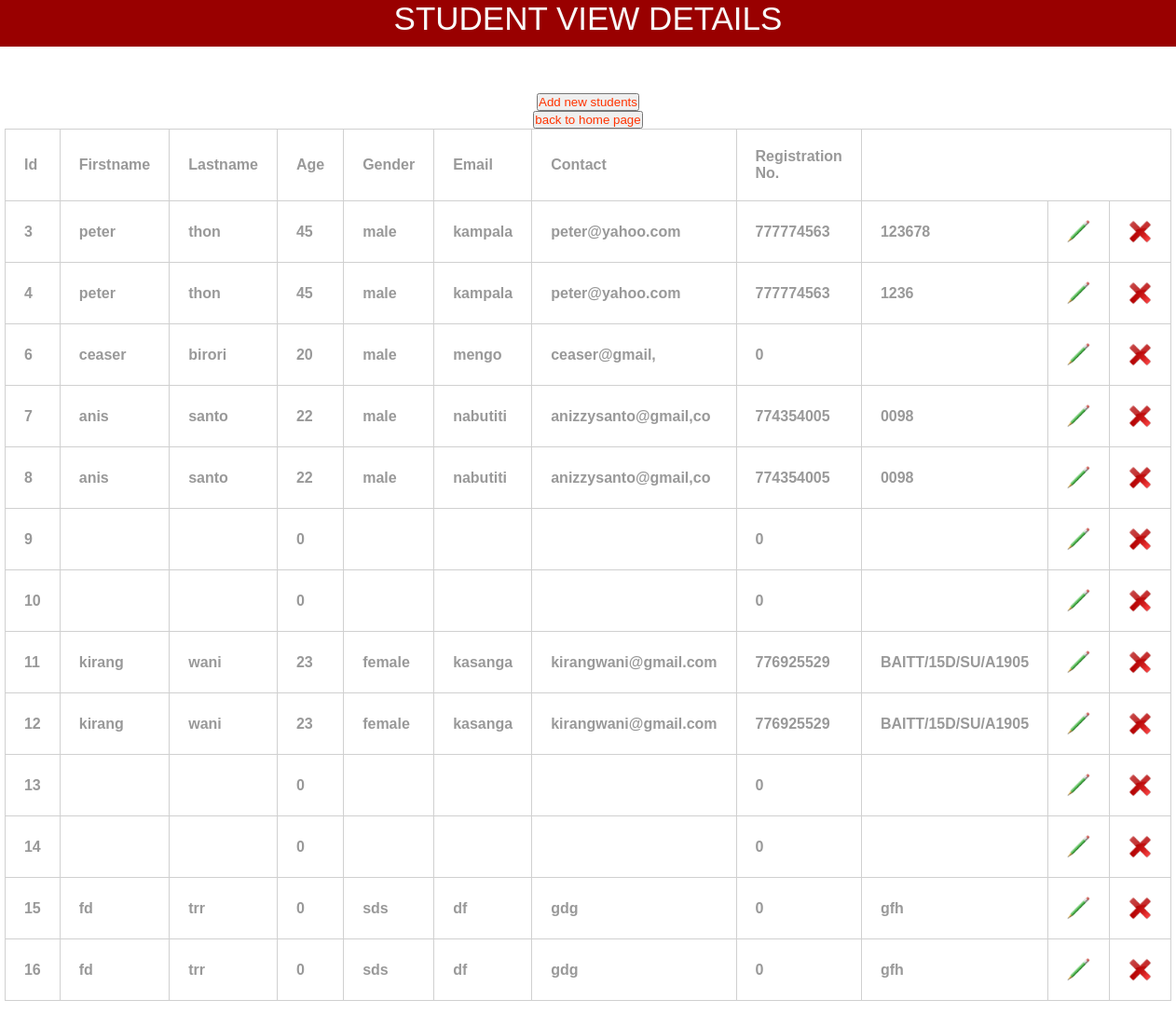
Page /list.php on the committed database.
### tables this page shows
CREATE TABLE `tblstudent` (
  `id` int(20) NOT NULL auto_increment,
  `firstname` varchar(20) NOT NULL,
  `lastname` varchar(20) NOT NULL,
  `age` int(20) NOT NULL,
  `gender` varchar(20) NOT NULL,
  `address` varchar(20) NOT NULL,
  `email` varchar(20) NOT NULL,
  `contact` int(20) NOT NULL,
  `Reg_no` text NOT NULL,
  PRIMARY KEY  (`id`)
);

### list.php (the view, shortened to what this page needs)
<html>
<head>
<link rel="stylesheet" href="style.css" type="text/css" />
</head>
<body>
<center>
<div id="header">
 <div id="content">
    <label>STUDENT VIEW DETAILS</label>
    </div>
</div>
<div id="body">
 <div id="content">
 <a href="student.php"><button class="style1">Add new students</button></a><br />
 <a href="student.php"><button class="style1">back to home page</button></a>
<table border="1">
<tr>
<td>Id</td>
<td>Firstname</td>
<td>Lastname</td>
<td>Age</td>
<td>Gender</td>
<td>Email</td>
<td>Contact</td>
<td>Registration No.</td>
<?php
$sql = "SELECT * FROM tblstudent";
$query = mysql_query($sql);
while($row=mysql_fetch_array($query)){
?>
<tr>
<td><?php echo $row['id'];?></td>
<td><?php echo $row['firstname'];?></td>
<td><?php echo $row['lastname'];?></td>
<td><?php echo $row['age'];?></td>
<td><?php echo $row['gender'];?></td>
<td><?php echo $row['address'];?></td>
<td><?php echo $row['email'];?></td>
<td><?php echo $row['contact'];?></td>
<td><?php echo $row['Reg_no'];?></td>
 <td><a href="javascript:edit_id('<?php echo $row['id'];?>')"><img src="Edit.png" align="EDIT" width="25" height="25" /></a></td>
 <td><a href="javascript:delete_id('<?php echo $row['id'];?>')"><img src="Delete.png" align="DELETE" width="25" height="25" /></a></td>
</tr>
<?php
}
?>
</tr>
</table>
  </div>
</div>
</center>
</body>
</html>

### style.css (style rules this page uses)
* { margin:0; padding:0; }
body { font-family:"Courier New", Courier, monospace; }
#header { width:100%; height:50px; background:#990000; color:#f9f9f9; font-family:"Lucida Sans Unicode", "Lucida Grande", sans-serif; font-size:35px; text-align:center; }
#body { margin-top:50px; }
table { width:80%; font-family:Tahoma, Geneva, sans-serif; font-weight:bolder; color:#999; margin-bottom:80px; }
table a { text-decoration:none; color:#00a2d1; }
table,td,th { border-collapse:collapse; border:solid #d0d0d0 1px; padding:20px; }

### rows in the picture
tblstudent: id "3", firstname "peter", lastname "thon", age "45", gender "male", address "kampala", email "peter@yahoo.com", contact "777774563", Reg_no "123678"
tblstudent: id "4", firstname "peter", lastname "thon", age "45", gender "male", address "kampala", email "peter@yahoo.com", contact "777774563", Reg_no "1236"
tblstudent: id "6", firstname "ceaser", lastname "birori", age "20", gender "male", address "mengo", email "ceaser@gmail,", contact "0"
tblstudent: id "7", firstname "anis", lastname "santo", age "22", gender "male", address "nabutiti", email "anizzysanto@gmail,co", contact "774354005", Reg_no "0098"
tblstudent: id "8", firstname "anis", lastname "santo", age "22", gender "male", address "nabutiti", email "anizzysanto@gmail,co", contact "774354005", Reg_no "0098"
tblstudent: id "9", age "0", contact "0"
tblstudent: id "10", age "0", contact "0"
tblstudent: id "11", firstname "kirang", lastname "wani", age "23", gender "female", address "kasanga", email "kirangwani@gmail.com", contact "776925529", Reg_no "BAITT/15D/SU/A1905"
tblstudent: id "12", firstname "kirang", lastname "wani", age "23", gender "female", address "kasanga", email "kirangwani@gmail.com", contact "776925529", Reg_no "BAITT/15D/SU/A1905"
tblstudent: id "13", age "0", contact "0"
tblstudent: id "14", age "0", contact "0"
tblstudent: id "15", firstname "fd", lastname "trr", age "0", gender "sds", address "df", email "gdg", contact "0", Reg_no "gfh"
tblstudent: id "16", firstname "fd", lastname "trr", age "0", gender "sds", address "df", email "gdg", contact "0", Reg_no "gfh"
